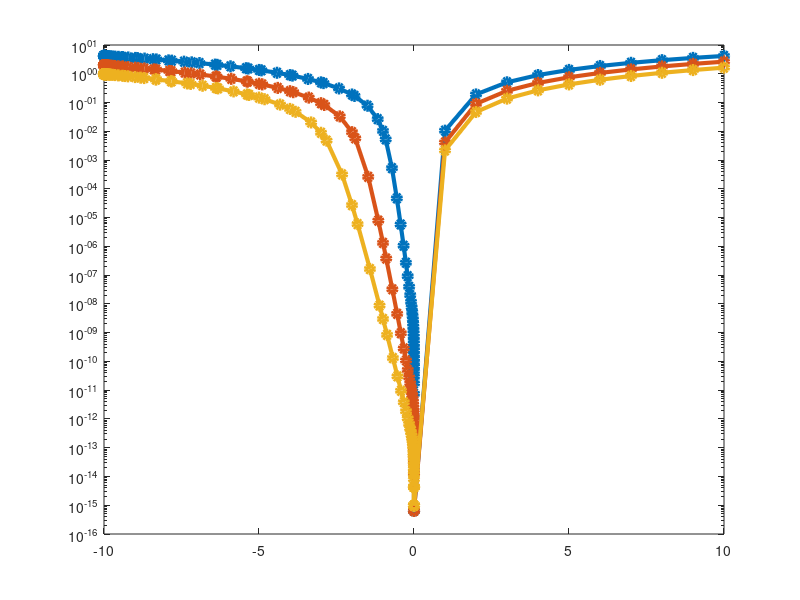

MATLAB code for this plot: (Note: this script raises an error after producing the figure.)
% Define voltage and current data
voltage_0_02 = [0, -0.0001, -0.0002292, -0.00039716, -0.000615508, ...
    -0.00089936, -0.001268369, -0.001748079, -0.002371703, -0.003177425, ...
    -0.004218417, -0.00556338, -0.007301071, -0.009546169, -0.012428874, ...
    -0.016130267, -0.020882856, -0.026985181, -0.034820565, -0.044881199, ...
    -0.057799053, -0.074385577, -0.095682674, -0.12302815, -0.15813973, ...
    -0.20322301, -0.26110994, -0.33543675, -0.43087239, -0.55341174, ...
    -0.71075226, -0.9127775, -1.1705617, -1.4994943, -1.9192124, ...
    -2.4192124, -2.9192124, -3.4192124, -3.9192124, -4.4192124, ...
    -4.9192124, -5.4192124, -5.9192124, -6.4192124, -6.9192124, ...
    -7.4192124, -7.9192124, -8.4192124, -8.9192124, -9.4192124, ...
    -9.9192124, -10, -10, -9.9998, -9.99954, -9.999202, -9.9987626, ...
    -9.9981914, -9.9974488, -9.9964834, -9.9952285, -9.993597, ...
    -9.9914761, -9.9887189, -9.9851346, -9.980475, -9.9744175, ...
    -9.9665427, -9.9563056, -9.9429972, -9.9256964, -9.9032053, ...
    -9.8739669, -9.835957, -9.7865441, -9.7227026, -9.6402194, ...
    -9.5336511, -9.3959649, -9.2180743, -8.9882397, -8.6912934, ...
    -8.3076387, -7.8119568, -7.1715359, -6.344112, -5.344112, -5, ...
    -4, -3, -2, -1, 0, 1, 2, 3, 4, 5, 6, 7, 8, 9, 10];

current_0_02 = [-6.49E-19, -7.51E-15, -1.72E-14, -2.93E-14, -4.60E-14, ...
    -6.61E-14, -9.48E-14, -1.27E-13, -1.78E-13, -2.38E-13, -3.16E-13, ...
    -4.17E-13, -5.48E-13, -7.19E-13, -9.39E-13, -1.23E-12, -1.60E-12, ...
    -2.11E-12, -2.80E-12, -3.78E-12, -5.25E-12, -7.62E-12, -1.18E-11, ...
    -2.02E-11, -3.94E-11, -9.19E-11, -2.69E-10, -1.05E-09, -5.75E-09, ...
    -4.67E-08, -5.25E-07, -5.22E-06, -2.65E-05, -7.73E-05, -0.000169534, ...
    -0.000308962, -0.000473995, -0.00066013, -0.000864113, -0.001083455, ...
    -0.001316174, -0.001560645, -0.001815507, -0.002079589, -0.002351869, ...
    -0.002631437, -0.002917471, -0.003209221, -0.003505994, -0.003807152, ...
    -0.004112111, -0.004161705, -0.004161705, -0.004161582, -0.004161422, ...
    -0.004161215, -0.004160945, -0.004160594, -0.004160137, -0.004159544, ...
    -0.004158773, -0.004157771, -0.004156468, -0.004154775, -0.004152573, ...
    -0.004149711, -0.004145991, -0.004141156, -0.004134871, -0.004126703, ...
    -0.004116088, -0.004102295, -0.004084373, -0.004061092, -0.004030855, ...
    -0.003991838, -0.003941512, -0.003876635, -0.003793061, -0.003685515, ...
    -0.003547323, -0.003370132, -0.003143659, -0.002855607, -0.002492094, ...
    -0.002039377, -0.001523231, -0.001354917, -0.00089857, -0.000502738, ...
    -0.000190083, -1.03E-05, -6.49E-19, 1.05E-05, 0.000191042, 0.000504325, ...
    0.000900711, 0.001357553, 0.001860663, 0.002400055, 0.002968091, ...
    0.003558543, 0.004166157]*1e3;

% Li = 0.04 nm
voltage_0_04 = [
    0, -0.0001, -0.0002284, -0.00039532, -0.000612316, -0.000894411, ...
    -0.001261134, -0.001737874, -0.002353823, -0.003154556, -0.004189102, ...
    -0.005534013, -0.007260879, -0.009505804, -0.012388288, -0.016135518, ...
    -0.02094696, -0.027124852, -0.035007842, -0.045066538, -0.057901433, ...
    -0.07427876, -0.095176229, -0.12200858, -0.15646132, -0.20069863, ...
    -0.25749934, -0.33043146, -0.42407629, -0.54431626, -0.69870438, ...
    -0.89693873, -1.1514716, -1.4782919, -1.8953145, -2.3953145, ...
    -2.8953145, -3.3953145, -3.8953145, -4.3953145, -4.8953145, ...
    -5.3953145, -5.8953145, -6.3953145, -6.8953145, -7.3953145, ...
    -7.8953145, -8.3953145, -8.8953145, -9.3953145, -9.8953145, ...
    -10, -10, -9.9998, -9.99954, -9.999202, -9.9987626, -9.9981914, ...
    -9.9974488, -9.9964834, -9.9952285, -9.993597, -9.9914761, ...
    -9.9887189, -9.9851346, -9.980475, -9.9744175, -9.9665427, ...
    -9.9563056, -9.9429972, -9.9256964, -9.9032053, -9.8739669, ...
    -9.835957, -9.7868482, -9.7233996, -9.641424, -9.5355115, ...
    -9.3986726, -9.2218767, -8.9934564, -8.6983374, -8.3170437, ...
    -7.8244122, -7.1879323, -6.3656003, -5.3656003, -5, -4, -3, ...
    -2, -1, 0, 1, 2, 3, 4, 5, 6, 7, 8, 9, 10
];
current_0_04 = [
    -6.38E-19, -1.26E-17, -3.06E-17, -5.07E-17, -8.07E-17, -1.15E-16, ...
    -1.71E-16, -2.27E-16, -2.91E-16, -4.08E-16, -5.80E-16, -7.08E-16, ...
    -1.10E-15, -1.19E-15, -1.68E-15, -1.97E-15, -2.51E-15, -3.20E-15, ...
    -4.06E-15, -5.18E-15, -6.67E-15, -8.78E-15, -1.20E-14, -1.75E-14, ...
    -2.80E-14, -5.06E-14, -1.08E-13, -2.81E-13, -9.55E-13, -4.51E-12, ...
    -3.22E-11, -3.78E-10, -7.85E-09, -2.61E-07, -5.70E-06, -3.30E-05, ...
    -8.23E-05, -0.000148604, -0.000229179, -0.000322416, -0.000427149, ...
    -0.000542441, -0.000667503, -0.000801648, -0.000944274, -0.001094841, ...
    -0.00125286, -0.001417888, -0.001589514, -0.001767361, -0.001951076, ...
    -0.001990251, -0.001990251, -0.001990176, -0.001990079, -0.001989952, ...
    -0.001989787, -0.001989573, -0.001989294, -0.001988932, -0.001988461, ...
    -0.001987848, -0.001987053, -0.001986018, -0.001984674, -0.001982926, ...
    -0.001980656, -0.001977705, -0.001973871, -0.00196889, -0.00196242, ...
    -0.00195402, -0.001943116, -0.00192897, -0.001910741, -0.001887268, ...
    -0.001857077, -0.001818296, -0.001768576, -0.001704988, -0.001623944, ...
    -0.001521138, -0.001391608, -0.001230016, -0.00103146, -0.000793433, ...
    -0.000535309, -0.000450442, -0.000247695, -9.49E-05, -9.34E-06, ...
    -1.32E-09, -6.38E-19, 4.10E-06, 9.02E-05, 0.000255096, 0.000479841, ...
    0.000753445, 0.001068119, 0.001417901, 0.001798002, 0.002204424, ...
    0.002633716]*1e3;

% Define voltage and current data for Li = 0.06 nm
voltage_0_06 = [0, -0.0001, -0.0002292, -0.000396126, -0.00061046, ...
    -0.000889093, -0.001251317, -0.001722208, -0.002334366, -0.003130171, ...
    -0.004164718, -0.005509629, -0.007258013, -0.009530912, -0.012485682, ...
    -0.016326882, -0.021320442, -0.027692224, -0.035822619, -0.046197003, ...
    -0.059434716, -0.076114235, -0.097263865, -0.12441999, -0.15885396, ...
    -0.20251623, -0.25787998, -0.32852414, -0.41866608, -0.5336872, ...
    -0.68045414, -0.8689029, -1.1108711, -1.4215583, -1.8204806, ...
    -2.3204806, -2.8204806, -3.3204806, -3.8204806, -4.3204806, ...
    -4.8204806, -5.3204806, -5.8204806, -6.3204806, -6.8204806, ...
    -7.3204806, -7.8204806, -8.3204806, -8.8204806, -9.3204806, ...
    -9.8204806, -10, -10, -9.9998, -9.99954, -9.999202, -9.9987626, ...
    -9.9981914, -9.9974488, -9.9964834, -9.9952285, -9.993597, ...
    -9.9914761, -9.9887189, -9.9851346, -9.980475, -9.9744175, ...
    -9.9665427, -9.9563056, -9.9429972, -9.9256964, -9.9032053, ...
    -9.8739669, -9.8361909, -9.7873843, -9.7243261, -9.642855, ...
    -9.5375943, -9.4015975, -9.2258896, -8.998875, -8.7055721, ...
    -8.3266248, -7.8370249, -7.2044618, -6.3871902, -5.3871902, -5, ...
    -4, -3, -2, -1, 0, 1, 2, 3, 4, 5, 6, 7, 8, 9, 10];

current_0_06 = [-9.80E-19, -4.31E-18, -9.80E-19, -9.80E-19, -4.34E-18, ...
    -4.34E-18, -4.34E-18, -7.98E-18, -1.16E-17, -1.50E-17, -1.86E-17, ...
    -2.56E-17, -3.26E-17, -4.32E-17, -5.36E-17, -6.42E-17, -8.89E-17, ...
    -1.13E-16, -1.41E-16, -1.73E-16, -2.15E-16, -2.68E-16, -3.46E-16, ...
    -4.65E-16, -6.69E-16, -1.05E-15, -1.86E-15, -3.82E-15, -9.53E-15, ...
    -3.03E-14, -1.31E-13, -8.36E-13, -8.69E-12, -1.63E-10, -5.94E-09, ...
    -3.17E-07, -4.74E-06, -2.03E-05, -4.76E-05, -8.48E-05, -0.000130353, ...
    -0.00018354, -0.000243749, -0.000310562, -0.000383639, -0.000462688, ...
    -0.000547448, -0.000637685, -0.000733184, -0.000833746, -0.000939184, ...
    -0.000978196, -0.000978196, -0.000978152, -0.000978095, -0.000978021, ...
    -0.000977925, -0.0009778, -0.000977637, -0.000977426, -0.000977151, ...
    -0.000976794, -0.00097633, -0.000975726, -0.000974942, -0.000973923, ...
    -0.0009726, -0.000970879, -0.000968645, -0.000965743, -0.000961975, ...
    -0.000957086, -0.000950744, -0.000942574, -0.000932057, -0.000918536, ...
    -0.000901179, -0.000878941, -0.000850525, -0.000814342, -0.000768492, ...
    -0.000710782, -0.000638827, -0.000550347, -0.000443828, -0.000319957, ...
    -0.000191177, -0.00014861, -5.99E-05, -8.88E-06, -2.72E-08, -2.99E-12, ...
    -9.80E-19, 2.16E-06, 4.69E-05, 0.000137031, 0.000265311, 0.000427069, ...
    0.000618752, 0.000837451, 0.001080699, 0.001346348, 0.001632497]*1e3;


% Sort voltage and current for 0.02
[voltage_0_02_sorted, sort_idx_02] = sort(voltage_0_02);
current_0_02_sorted = current_0_02(sort_idx_02);

% Sort voltage and current for 0.04
[voltage_0_04_sorted, sort_idx_04] = sort(voltage_0_04);
current_0_04_sorted = current_0_04(sort_idx_04);

% Sort voltage and current for 0.06
[voltage_0_06_sorted, sort_idx_06] = sort(voltage_0_06);
current_0_06_sorted = current_0_06(sort_idx_06);

% Plot all three DCIV curves
figure;
semilogy(voltage_0_02_sorted, abs(current_0_02_sorted), '-o', 'LineWidth', 3, 'MarkerSize', 6); hold on;
semilogy(voltage_0_04_sorted, abs(current_0_04_sorted), '-o', 'LineWidth', 3, 'MarkerSize', 6);
semilogy(voltage_0_06_sorted, abs(current_0_06_sorted), '-o', 'LineWidth', 3, 'MarkerSize', 6);

% Draw gridlines only at x=0 and y=0
xline(0, '--k', 'LineWidth', 2);  % Vertical line at x=0
yline(0, '--k', 'LineWidth', 2);  % Horizontal line at y=0

% Labels
xlabel('Voltage (V)', 'FontSize', 30, 'FontWeight', 'bold');
ylabel('Current (mA)', 'FontSize', 30, 'FontWeight', 'bold');
xlim([-10 10])
% Y-axis ticks
% yticks([-0.005, -.0045, -0.004, -0.0035, -0.003, -0.0025, -0.002, -0.0015, -0.001, -0.0005, 0, 0.0005, 0.001, 0.0015, 0.002, 0.0025, 0.003, 0.0035, 0.004, 0.0045, 0.005]*1e3);

% Aesthetics
set(gca, 'FontSize', 30, 'FontWeight', 'bold', 'LineWidth', 5);

% Corrected legend
legend('Li-2 = 20 nm', 'Li-2 = 40 nm', 'Li-2 = 60 nm', 'Location', 'best');
